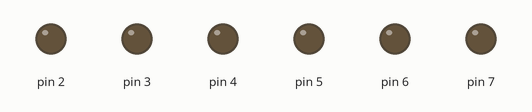
This sketch was run on a simulated Arduino Uno, built with avr-gcc and run on an emulated ATmega328P. On the bench: output pins drawn as LEDs (lit = HIGH).

Above: at 0.05 s.
At 1.0 s:
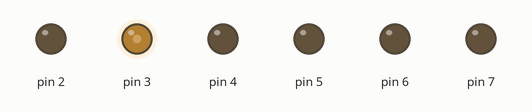
At 1.75 s:
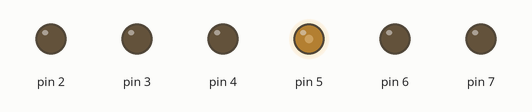
At 2.5 s:
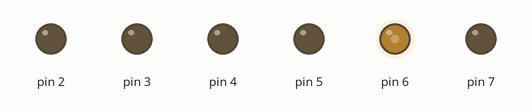
Timing chart, 0 to 6.9 s (numbered marks = the images above):
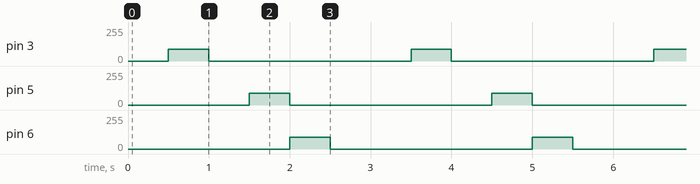

The sketch:

DUE_rgb_led_blink.ino
```cpp
void setup(){
  pinMode(2, OUTPUT);
  pinMode(3, OUTPUT);
  pinMode(4, OUTPUT);
  pinMode(5, OUTPUT);
  pinMode(6, OUTPUT);
  pinMode(7, OUTPUT);
}
void loop(){
  for(int i=2; i<=7; i++)
  {
    analogWrite(i, 90);
    delay(500);
    analogWrite(i, 0);
  }

}
```

Measured:
- by itself, pin 3, pin 5, pin 6: alternates 90/255 for 0.50 s and 0/255 for 2.5 s
